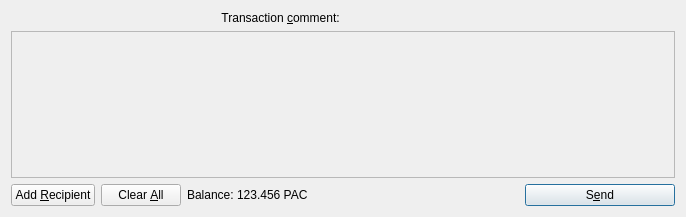
<?xml version="1.0" encoding="UTF-8"?>
<ui version="4.0">
 <class>SendCoinsDialog</class>
 <widget class="QDialog" name="SendCoinsDialog">
  <property name="geometry">
   <rect>
    <x>0</x>
    <y>0</y>
    <width>686</width>
    <height>217</height>
   </rect>
  </property>
  <property name="windowTitle">
   <string>Send Coins</string>
  </property>
  <layout class="QVBoxLayout" name="verticalLayout">
   <item>
    <layout class="QHBoxLayout" name="horizontalLayoutTxComment">
     <property name="spacing">
      <number>0</number>
     </property>
     <item>
      <widget class="QLabel" name="labelTxComment">
       <property name="text">
        <string>Transaction &amp;comment: </string>
       </property>
       <property name="alignment">
        <set>Qt::AlignLeading|Qt::AlignLeft|Qt::AlignRight|Qt::AlignTrailing|Qt::AlignVCenter</set>
       </property>
       <property name="buddy">
        <cstring>editTxComment</cstring>
       </property>
      </widget>
     </item>
     <item>
      <widget class="QValidatedLineEdit" name="editTxComment" native="true">
       <property name="enabled">
        <bool>true</bool>
       </property>
       <property name="toolTip">
        <string>Enter a transaction comment  (MAX 256 Characters) (Note: this information is public)</string>
       </property>
      </widget>
     </item>
    </layout>
   </item>
   <item>
    <widget class="QScrollArea" name="scrollArea">
     <property name="widgetResizable">
      <bool>true</bool>
     </property>
     <widget class="QWidget" name="scrollAreaWidgetContents">
      <property name="geometry">
       <rect>
        <x>0</x>
        <y>0</y>
        <width>666</width>
        <height>142</height>
       </rect>
      </property>
      <layout class="QVBoxLayout" name="verticalLayout_2">
       <property name="leftMargin">
        <number>0</number>
       </property>
       <property name="topMargin">
        <number>0</number>
       </property>
       <property name="rightMargin">
        <number>0</number>
       </property>
       <property name="bottomMargin">
        <number>0</number>
       </property>
       <item>
        <layout class="QVBoxLayout" name="entries">
         <property name="spacing">
          <number>6</number>
         </property>
        </layout>
       </item>
       <item>
        <spacer name="verticalSpacer">
         <property name="orientation">
          <enum>Qt::Vertical</enum>
         </property>
         <property name="sizeHint" stdset="0">
          <size>
           <width>20</width>
           <height>40</height>
          </size>
         </property>
        </spacer>
       </item>
      </layout>
     </widget>
    </widget>
   </item>
   <item>
    <layout class="QHBoxLayout" name="horizontalLayout">
     <item>
      <widget class="QPushButton" name="addButton">
       <property name="toolTip">
        <string>Send to multiple recipients at once</string>
       </property>
       <property name="text">
        <string>Add &amp;Recipient</string>
       </property>
       <property name="icon">
        <iconset resource="../paccoin.qrc">
         <normaloff>:/icons/add</normaloff>:/icons/add</iconset>
       </property>
       <property name="autoDefault">
        <bool>false</bool>
       </property>
      </widget>
     </item>
     <item>
      <widget class="QPushButton" name="clearButton">
       <property name="sizePolicy">
        <sizepolicy hsizetype="Minimum" vsizetype="Fixed">
         <horstretch>0</horstretch>
         <verstretch>0</verstretch>
        </sizepolicy>
       </property>
       <property name="toolTip">
        <string>Remove all transaction fields</string>
       </property>
       <property name="text">
        <string>Clear &amp;All</string>
       </property>
       <property name="icon">
        <iconset resource="../paccoin.qrc">
         <normaloff>:/icons/remove</normaloff>:/icons/remove</iconset>
       </property>
       <property name="autoRepeatDelay">
        <number>300</number>
       </property>
       <property name="autoDefault">
        <bool>false</bool>
       </property>
      </widget>
     </item>
     <item>
      <layout class="QHBoxLayout" name="horizontalLayout_2">
       <property name="spacing">
        <number>3</number>
       </property>
       <item>
        <widget class="QLabel" name="label">
         <property name="text">
          <string>Balance:</string>
         </property>
        </widget>
       </item>
       <item>
        <widget class="QLabel" name="labelBalance">
         <property name="cursor">
          <cursorShape>IBeamCursor</cursorShape>
         </property>
         <property name="text">
          <string>123.456 PAC</string>
         </property>
         <property name="textInteractionFlags">
          <set>Qt::LinksAccessibleByMouse|Qt::TextSelectableByKeyboard|Qt::TextSelectableByMouse</set>
         </property>
        </widget>
       </item>
      </layout>
     </item>
     <item>
      <spacer name="horizontalSpacer">
       <property name="orientation">
        <enum>Qt::Horizontal</enum>
       </property>
       <property name="sizeHint" stdset="0">
        <size>
         <width>40</width>
         <height>20</height>
        </size>
       </property>
      </spacer>
     </item>
     <item>
      <widget class="QPushButton" name="sendButton">
       <property name="minimumSize">
        <size>
         <width>150</width>
         <height>0</height>
        </size>
       </property>
       <property name="toolTip">
        <string>Confirm the send action</string>
       </property>
       <property name="text">
        <string>S&amp;end</string>
       </property>
       <property name="icon">
        <iconset resource="../paccoin.qrc">
         <normaloff>:/icons/send</normaloff>:/icons/send</iconset>
       </property>
       <property name="default">
        <bool>true</bool>
       </property>
      </widget>
     </item>
    </layout>
   </item>
  </layout>
 </widget>
 <customwidgets>
  <customwidget>
   <class>QValidatedLineEdit</class>
   <extends>QWidget</extends>
   <header>qvalidatedlineedit.h</header>
  </customwidget>
 </customwidgets>
 <resources>
  <include location="../paccoin.qrc"/>
 </resources>
 <connections/>
</ui>
